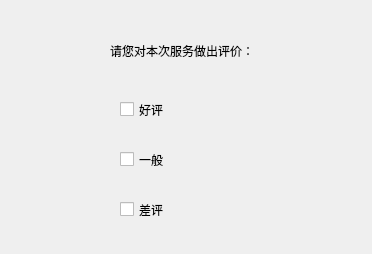
<?xml version="1.0" encoding="UTF-8"?>
<ui version="4.0">
 <class>evaluate</class>
 <widget class="QWidget" name="evaluate">
  <property name="geometry">
   <rect>
    <x>0</x>
    <y>0</y>
    <width>372</width>
    <height>254</height>
   </rect>
  </property>
  <property name="windowTitle">
   <string>评价</string>
  </property>
  <widget class="QLabel" name="label">
   <property name="geometry">
    <rect>
     <x>110</x>
     <y>40</y>
     <width>181</width>
     <height>21</height>
    </rect>
   </property>
   <property name="text">
    <string>请您对本次服务做出评价：</string>
   </property>
  </widget>
  <widget class="QCheckBox" name="checkBox">
   <property name="geometry">
    <rect>
     <x>120</x>
     <y>100</y>
     <width>91</width>
     <height>19</height>
    </rect>
   </property>
   <property name="text">
    <string>好评</string>
   </property>
  </widget>
  <widget class="QCheckBox" name="checkBox_2">
   <property name="geometry">
    <rect>
     <x>120</x>
     <y>150</y>
     <width>91</width>
     <height>19</height>
    </rect>
   </property>
   <property name="text">
    <string>一般</string>
   </property>
  </widget>
  <widget class="QCheckBox" name="checkBox_3">
   <property name="geometry">
    <rect>
     <x>120</x>
     <y>200</y>
     <width>91</width>
     <height>19</height>
    </rect>
   </property>
   <property name="text">
    <string>差评</string>
   </property>
  </widget>
 </widget>
 <resources/>
 <connections/>
</ui>
